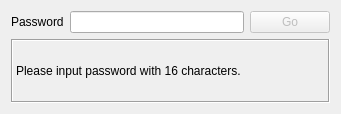
<?xml version="1.0" encoding="UTF-8"?>
<ui version="4.0">
 <class>VerificationWidget</class>
 <widget class="QWidget" name="VerificationWidget">
  <property name="geometry">
   <rect>
    <x>0</x>
    <y>0</y>
    <width>341</width>
    <height>114</height>
   </rect>
  </property>
  <property name="windowTitle">
   <string>Verification</string>
  </property>
  <layout class="QHBoxLayout" name="horizontalLayout_3">
   <item>
    <layout class="QVBoxLayout" name="verticalLayout">
     <item>
      <layout class="QHBoxLayout" name="horizontalLayout_2">
       <item>
        <layout class="QHBoxLayout" name="horizontalLayout">
         <item>
          <widget class="QLabel" name="label">
           <property name="text">
            <string>Password</string>
           </property>
           <property name="buddy">
            <cstring>lineEdit</cstring>
           </property>
          </widget>
         </item>
         <item>
          <widget class="QLineEdit" name="lineEdit"/>
         </item>
        </layout>
       </item>
       <item>
        <widget class="QPushButton" name="enterBtn">
         <property name="enabled">
          <bool>false</bool>
         </property>
         <property name="text">
          <string>Go</string>
         </property>
        </widget>
       </item>
      </layout>
     </item>
     <item>
      <widget class="QLabel" name="infoLabel">
       <property name="frameShape">
        <enum>QFrame::Box</enum>
       </property>
       <property name="frameShadow">
        <enum>QFrame::Sunken</enum>
       </property>
       <property name="text">
        <string>Please input password with 16 characters.</string>
       </property>
       <property name="textFormat">
        <enum>Qt::PlainText</enum>
       </property>
       <property name="scaledContents">
        <bool>false</bool>
       </property>
       <property name="wordWrap">
        <bool>false</bool>
       </property>
      </widget>
     </item>
    </layout>
   </item>
  </layout>
 </widget>
 <resources/>
 <connections/>
</ui>
